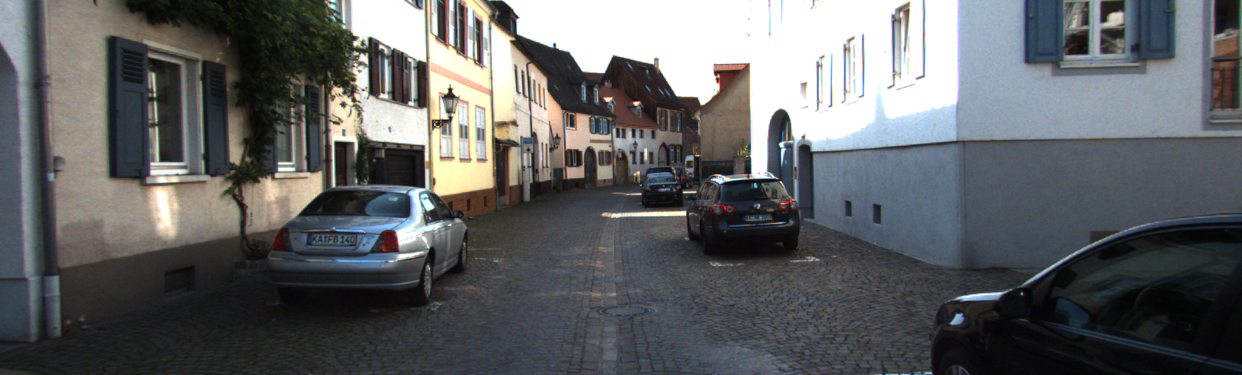
#> input picture training/left/000001.png, 1242 x 375 px
$ python main.py False   (older library calls are emulated)
#> lines starting #> are read from the running program, lines starting #| are printed output that depends on the picture
### support.py
import numpy as np
import cv2 as cv
from matplotlib import pyplot as plt
import csv
import os
import argparse


class FrameCalib:
    """Frame Calibration

    Fields:
        p0-p3: (3, 4) Camera P matrices. Contains extrinsic and intrinsic parameters.
        r0_rect: (3, 3) Rectification matrix
        velo_to_cam: (3, 4) Transformation matrix from velodyne to cam coordinate
            Point_Camera = P_cam * R0_rect * Tr_velo_to_cam * Point_Velodyne
        """

    # [7 lines left out: function __init__, not called in this run]


def read_frame_calib(calib_file_path):
    """Reads the calibration file for a sample

    Args:
        calib_file_path: calibration file path

    Returns:
        frame_calib: FrameCalib frame calibration
    """

    data_file = open(calib_file_path, 'r')
    data_reader = csv.reader(data_file, delimiter=' ')
    data = []

    for row in data_reader:
        data.append(row)

    data_file.close()

    p_all = []

    for i in range(4):
        p = data[i]
        p = p[1:]
        p = [float(p[i]) for i in range(len(p))]
        p = np.reshape(p, (3, 4))
        p_all.append(p)

    frame_calib = FrameCalib()
    frame_calib.p0 = p_all[0]
    frame_calib.p1 = p_all[1]
    frame_calib.p2 = p_all[2]
    frame_calib.p3 = p_all[3]

    # Read in rectification matrix
    tr_rect = data[4]
    tr_rect = tr_rect[1:]
    tr_rect = [float(tr_rect[i]) for i in range(len(tr_rect))]
    frame_calib.r0_rect = np.reshape(tr_rect, (3, 3))

    # Read in velodyne to cam matrix
    tr_v2c = data[5]
    tr_v2c = tr_v2c[1:]
    tr_v2c = [float(tr_v2c[i]) for i in range(len(tr_v2c))]
    frame_calib.velo_to_cam = np.reshape(tr_v2c, (3, 4))

    return frame_calib


class StereoCalib:
    """Stereo Calibration

    Fields:
        baseline: distance between the two camera centers
        f: focal length
        k: (3, 3) intrinsic calibration matrix
        p: (3, 4) camera projection matrix
        center_u: camera origin u coordinate
        center_v: camera origin v coordinate
        """

    # [102 lines left out: functions __init__, krt_from_p, get_stereo_calibration, not called in this run]

def checkIfYMatches(kp1, kp2, matches, maxPixelDifference = 0.5):
    """Returns index of matches that lie within a certain y-pixel away.

    Keyword Arguments:
    ------------------
    maxPixelDifference : threshold  certain y-pixel away (0.5 means need to be same y pixel)

    Returns:
    --------
    toKeep : list containing indices of matches that lie within the same y pixel
    """
    toKeep = []
    for idx, match in enumerate(matches):
        # queryIdx corresponds to kp1! Verified!
        # trainIdx corresponds to kp2!
        trainIdx = match.trainIdx
        queryIdx = match.queryIdx
        if abs(kp1[queryIdx].pt[1]-kp2[trainIdx].pt[1]) <= maxPixelDifference:
            toKeep.append(idx)

    return toKeep


# [19 lines left out: function calculateResults, not called in this run]

### main.py
import numpy as np
import cv2 as cv
from matplotlib import pyplot as plt
import csv
import os
import argparse
import support
import pandas as pd
from pathlib import Path
from sklearn.metrics import mean_squared_error
import warnings
warnings.filterwarnings("ignore")

def str2bool(v):
    if v.lower() in ('yes', 'true', 't', 'y', '1'):
        return True
    elif v.lower() in ('no', 'false', 'f', 'n', '0'):
        return False
    else:
        raise argparse.ArgumentTypeError('Boolean value expected.')

if __name__ == "__main__":
    parser = argparse.ArgumentParser()
    parser.add_argument(
        'outlierReject',
        help='Set to True to also do outlier rejection, set to False to only apply epipolar constraint',
        type = str2bool,
        choices=[False, True],
    )
    parser.add_argument(
        '--saveDetectorFeaturesOnTestSet',
        help='Set to True to save detector features from test set ("Saves Features before epipolar constraint")',
        type = str2bool,
        default=False,
    )
    parser.add_argument(
        '--saveTrainDepthResults',
        help='Set to True to save depth results from training set',
        type = str2bool,
        default=False,
    )
    parser.add_argument(
        '--gridSearch',
        help='Set to True to do grid search over distance and ratio threshold',
        type = str2bool,
        default=False,
    )
    parser.add_argument(
        '--distThreshold',
        help='Distance threshold to use ("Only used during outlier detection set to True")',
        type = float,
        default=30,
    )
    parser.add_argument(
        '--ratioThreshold',
        help='Ratio threshold to use ("Only used during outlier detection set to True")',
        type = float,
        default=0.95,
    )
    parser.add_argument(
        '--perImageStatistic',
        help='Print RMSE and number of matches per image on Training Set',
        type = str2bool,
        default= False,
    )

    args = parser.parse_args()


    ## Input
    left_image_dir = os.path.abspath('./training/left')
    left_image_dir_test = os.path.abspath('./test/left')
    right_image_dir = os.path.abspath('./training/right')
    right_image_dir_test = os.path.abspath('./test/right')
    calib_dir = os.path.abspath('./training/calib')
    calib_dir_test = os.path.abspath('./test/calib')
    gt_depth_dir = os.path.abspath('./training/gt_depth_map')
    sample_list = ['000001', '000002', '000003', '000004','000005', '000006', '000007', '000008', '000009', '000010']
    sample_list_test = ['000011', '000012', '000013', '000014', '000015']

    ## Output
    test_detection_dir = os.path.abspath('./results/detection')
    test_matching_with_rej_dir = os.path.abspath('./results/matching_with_outlier_rej')
    test_matching_without_rej_dir = os.path.abspath('./results/matching_without_outlier_rej')
    Path(test_detection_dir).mkdir(parents=True, exist_ok=True)
    Path(test_matching_with_rej_dir).mkdir(parents=True, exist_ok=True)
    Path(test_matching_without_rej_dir).mkdir(parents=True, exist_ok=True)

    # Initiate ORB detector
    orb = cv.ORB_create(nfeatures=1000)

    # create FlannBasedMatcher object
    flann = cv.FlannBasedMatcher({
        "algorithm": 6,
        "table_number": 6,
        "key_size": 12,
        "multi_probe_level": 2
    }, {})


    if args.outlierReject:
        print(f'Detection & Matching WITH outlier rejection started ')
        output_file = open("P3_result.txt", "a")
        output_file.truncate(0)
        if args.gridSearch:
            ratioThreshold = [0.95, 0.9, 0.85]
            distanceThreshold = [70, 60, 50, 40, 30, 20]
        else:
            ratioThreshold = [args.ratioThreshold]
            distanceThreshold = [args.distThreshold]
    else:
        print(f'Detection & Matching WITHOUT outlier rejection started')
        # Ratio and distance threshold will not be used as we do not apply Lowe's ratio test
        ratioThreshold = [args.ratioThreshold]
        distanceThreshold = [args.distThreshold]


    ## For Training Set
    for distance in distanceThreshold:
        for ratio in ratioThreshold:
            savedDepth = []
            savedGTDepth = []
            rmseVariance = []
            toKeep = {"imageName":[], "u": [], "v": [], "disparity": [], "depth": [], "GTDepth": [], "dist":[]}

            for sample_name in sample_list:

                left_image_path = left_image_dir +'/' + sample_name + '.png'
                right_image_path = right_image_dir +'/' + sample_name + '.png'
                img_left = cv.imread(left_image_path, 0)
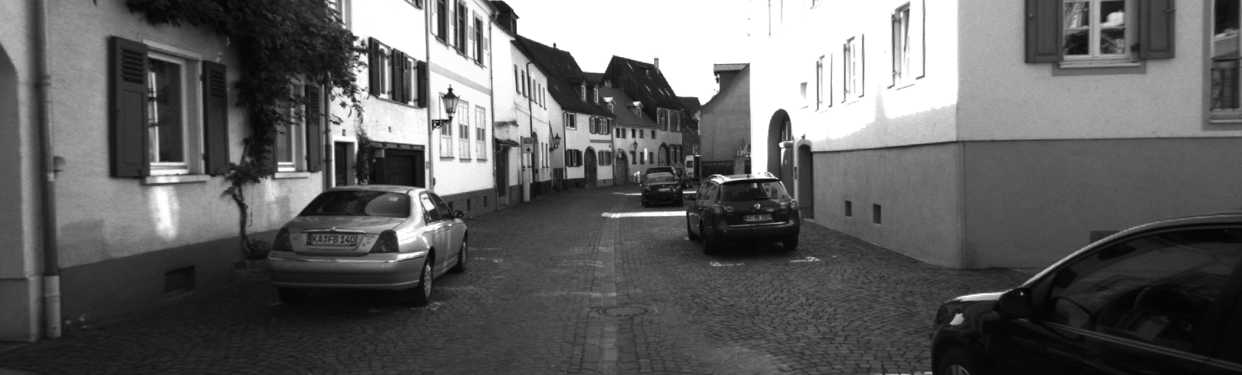
#> img_left: shape (375, 1242); min 2, max 255, mean 98.3
                img_right = cv.imread(right_image_path, 0)

                # Feature Detection and Description
                kp1, des1 = orb.detectAndCompute(img_left, None)
#> kp1 = 1000 keypoints; strongest (x, y, size): (449, 89, 31), (685, 212, 31), (780, 144, 31), (756, 172, 111.1)
                kp2, des2 = orb.detectAndCompute(img_right, None)
#> kp2 has the same summary as kp1
                perImageDepth = {"d":[], "gtD":[]}

                if not args.outlierReject:
                    # Perform feature matching (without outlier rejection)
                    matches = flann.match(des1, des2)
#> matches = 1000 matches
                elif args.outlierReject:
                    # Perform feature matching (with outlier rejection)
                    matches = flann.knnMatch(des1, des2, k=2)
                    # Apply Lowe's ratio test and distance threshold
                    good = []
                    for m,n in matches:
                        if m.distance < ratio*n.distance and m.distance < distance:
                            good.append(m)
                    matches = good

                # Filter match to be same y axis pixel
                idxToKeep = support.checkIfYMatches(kp1, kp2, matches)
#> after the loop in checkIfYMatches, `for idx, match in enumerate(matches):`: toKeep = 1000 values from 0 to 999
#> idxToKeep = 1000 values from 0 to 999
                matches = [matches[i] for i in idxToKeep]

                # Get focal length and baseline
                train_text_path = calib_dir +'/' + sample_name + '.txt'
                frame_calib = support.read_frame_calib(train_text_path)
#> (the run stopped early here; a loop or call above may not have finished)
